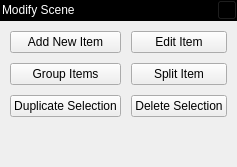
      <widget class="QWidget" name="m_pWidgetModifyScene" native="true">
       <property name="sizePolicy">
        <sizepolicy hsizetype="Expanding" vsizetype="Expanding">
         <horstretch>0</horstretch>
         <verstretch>0</verstretch>
        </sizepolicy>
       </property>
       <property name="maximumSize">
        <size>
         <width>16777215</width>
         <height>16777215</height>
        </size>
       </property>
       <layout class="QVBoxLayout" name="verticalLayout_7">
        <property name="spacing">
         <number>0</number>
        </property>
        <property name="leftMargin">
         <number>0</number>
        </property>
        <property name="topMargin">
         <number>0</number>
        </property>
        <property name="rightMargin">
         <number>0</number>
        </property>
        <property name="bottomMargin">
         <number>0</number>
        </property>
        <item>
         <widget class="QWidget" name="widget_14" native="true">
          <property name="sizePolicy">
           <sizepolicy hsizetype="Expanding" vsizetype="Fixed">
            <horstretch>0</horstretch>
            <verstretch>0</verstretch>
           </sizepolicy>
          </property>
          <property name="minimumSize">
           <size>
            <width>0</width>
            <height>21</height>
           </size>
          </property>
          <property name="maximumSize">
           <size>
            <width>16777215</width>
            <height>21</height>
           </size>
          </property>
          <property name="styleSheet">
           <string notr="true">background-color:rgb(0, 0, 0)</string>
          </property>
          <layout class="QHBoxLayout" name="horizontalLayout_21">
           <property name="spacing">
            <number>0</number>
           </property>
           <property name="leftMargin">
            <number>0</number>
           </property>
           <property name="topMargin">
            <number>0</number>
           </property>
           <property name="rightMargin">
            <number>0</number>
           </property>
           <property name="bottomMargin">
            <number>0</number>
           </property>
           <item>
            <widget class="QLabel" name="label_45">
             <property name="sizePolicy">
              <sizepolicy hsizetype="Fixed" vsizetype="Fixed">
               <horstretch>0</horstretch>
               <verstretch>0</verstretch>
              </sizepolicy>
             </property>
             <property name="styleSheet">
              <string notr="true">color:rgb(255, 255, 255)</string>
             </property>
             <property name="text">
              <string>Modify Scene</string>
             </property>
             <property name="indent">
              <number>2</number>
             </property>
            </widget>
           </item>
           <item>
            <spacer name="horizontalSpacer_7">
             <property name="orientation">
              <enum>Qt::Horizontal</enum>
             </property>
             <property name="sizeHint" stdset="0">
              <size>
               <width>2</width>
               <height>20</height>
              </size>
             </property>
            </spacer>
           </item>
           <item>
            <widget class="QToolButton" name="m_pToolButtonModifyScene">
             <property name="sizePolicy">
              <sizepolicy hsizetype="Fixed" vsizetype="Fixed">
               <horstretch>0</horstretch>
               <verstretch>0</verstretch>
              </sizepolicy>
             </property>
             <property name="maximumSize">
              <size>
               <width>20</width>
               <height>20</height>
              </size>
             </property>
             <property name="layoutDirection">
              <enum>Qt::RightToLeft</enum>
             </property>
             <property name="text">
              <string>...</string>
             </property>
             <property name="icon">
              <iconset>
               <normaloff>../../../Resources/Icons/close-icon.png</normaloff>../../../Resources/Icons/close-icon.png</iconset>
             </property>
             <property name="iconSize">
              <size>
               <width>10</width>
               <height>10</height>
              </size>
             </property>
            </widget>
           </item>
          </layout>
         </widget>
        </item>
        <item>
         <widget class="QWidget" name="widget_7" native="true">
          <property name="styleSheet">
           <string notr="true"/>
          </property>
          <layout class="QGridLayout" name="gridLayout_2">
           <property name="leftMargin">
            <number>10</number>
           </property>
           <property name="topMargin">
            <number>10</number>
           </property>
           <property name="rightMargin">
            <number>10</number>
           </property>
           <property name="bottomMargin">
            <number>10</number>
           </property>
           <property name="spacing">
            <number>10</number>
           </property>
           <item row="0" column="1">
            <widget class="QPushButton" name="m_p_PushButton_ModifyScene_EditItem">
             <property name="minimumSize">
              <size>
               <width>0</width>
               <height>22</height>
              </size>
             </property>
             <property name="maximumSize">
              <size>
               <width>16777215</width>
               <height>21</height>
              </size>
             </property>
             <property name="text">
              <string>Edit Item</string>
             </property>
            </widget>
           </item>
           <item row="1" column="0">
            <widget class="QPushButton" name="m_p_PushButton_ModifyScene_GroupItems">
             <property name="sizePolicy">
              <sizepolicy hsizetype="MinimumExpanding" vsizetype="Fixed">
               <horstretch>0</horstretch>
               <verstretch>0</verstretch>
              </sizepolicy>
             </property>
             <property name="minimumSize">
              <size>
               <width>0</width>
               <height>22</height>
              </size>
             </property>
             <property name="maximumSize">
              <size>
               <width>16777215</width>
               <height>21</height>
              </size>
             </property>
             <property name="sizeIncrement">
              <size>
               <width>1</width>
               <height>1</height>
              </size>
             </property>
             <property name="text">
              <string>Group Items</string>
             </property>
            </widget>
           </item>
           <item row="1" column="1">
            <widget class="QPushButton" name="m_p_PushButton_ModifyScene_SplitItem">
             <property name="sizePolicy">
              <sizepolicy hsizetype="MinimumExpanding" vsizetype="Fixed">
               <horstretch>0</horstretch>
               <verstretch>0</verstretch>
              </sizepolicy>
             </property>
             <property name="minimumSize">
              <size>
               <width>0</width>
               <height>22</height>
              </size>
             </property>
             <property name="maximumSize">
              <size>
               <width>16777215</width>
               <height>21</height>
              </size>
             </property>
             <property name="text">
              <string>Split Item</string>
             </property>
            </widget>
           </item>
           <item row="0" column="0">
            <widget class="QPushButton" name="m_p_PushButton_ModifyScene_AddNewItem">
             <property name="sizePolicy">
              <sizepolicy hsizetype="Minimum" vsizetype="Fixed">
               <horstretch>0</horstretch>
               <verstretch>0</verstretch>
              </sizepolicy>
             </property>
             <property name="minimumSize">
              <size>
               <width>0</width>
               <height>22</height>
              </size>
             </property>
             <property name="maximumSize">
              <size>
               <width>16777215</width>
               <height>21</height>
              </size>
             </property>
             <property name="text">
              <string>Add New Item</string>
             </property>
            </widget>
           </item>
           <item row="2" column="0">
            <widget class="QPushButton" name="m_p_PushButton_ModifyScene_DuplicateSelection">
             <property name="minimumSize">
              <size>
               <width>0</width>
               <height>22</height>
              </size>
             </property>
             <property name="text">
              <string>Duplicate Selection</string>
             </property>
            </widget>
           </item>
           <item row="2" column="1">
            <widget class="QPushButton" name="m_p_PushButton_ModifyScene_DeleteSelection">
             <property name="minimumSize">
              <size>
               <width>0</width>
               <height>22</height>
              </size>
             </property>
             <property name="text">
              <string>Delete Selection</string>
             </property>
            </widget>
           </item>
          </layout>
         </widget>
        </item>
        <item>
         <spacer name="verticalSpacer_8">
          <property name="orientation">
           <enum>Qt::Vertical</enum>
          </property>
          <property name="sizeHint" stdset="0">
           <size>
            <width>20</width>
            <height>40</height>
           </size>
          </property>
         </spacer>
        </item>
       </layout>
      </widget>
